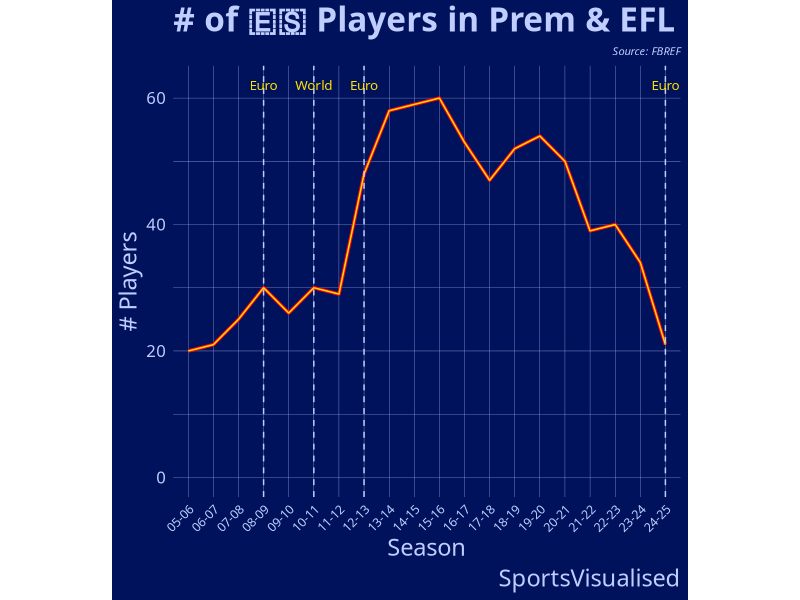

Recreate this plot in R.
# libraries used
library(dplyr)
library(ggplot2)

# setting working directory
setwd("~/Dropbox/Nationalities Project")

# reading in data
nationalities <- read.csv('nationalities.csv', row.names = 1)

# filtering
spain_players <- nationalities %>%
  filter(`Nation` %in% c("es Spain")) %>%
  select( c(2,3,4,6,7)) %>%
  group_by(season) %>%
  summarise(NumPlayers = sum(NumPlayers),Min = sum(Min)) %>%
  mutate(season = paste(substring(season, 3, 5), substring(season, 8, 9), sep = '') )


# setting colours
bcolor <- '#00125B'
tcolor <-  '#c0cdff'


plt <- ggplot(spain_players, aes(x = season, y = NumPlayers, group = 1))  +
  geom_line(color = "#ff0015", linewidth = 1.2) + geom_line(color = "#ffe100", linewidth = 0.5) +   
  geom_vline(xintercept = '10-11', color = tcolor, linetype = "dashed") + 
  annotate("text",label = "World", x = "10-11", y = 62, color = "#ffe100", 
           family = "Avenir", size = 3.4) +
  geom_vline(xintercept = '08-09', color = tcolor, linetype = "dashed") + 
  annotate("text",label = "Euro", x = "08-09", y = 62, color = "#ffe100", 
           family = "Avenir", size = 3.4) +
  geom_vline(xintercept = '12-13', color = tcolor, linetype = "dashed") + 
  annotate("text",label = "Euro", x = "12-13", y = 62, color = "#ffe100", 
           family = "Avenir", size = 3.4) +  
  geom_vline(xintercept = '24-25', color = tcolor, linetype = "dashed") + 
  annotate("text",label = "Euro", x = "24-25", y = 62, color = "#ffe100", 
           family = "Avenir", size = 3.4) +  
  
  labs(title = "# of 🇪🇸 Players in Prem & EFL", x = "Season", y = "# Players", 
       subtitle = "Source: FBREF", caption = "SportsVisualised") +
  theme_minimal()  +
  theme(
    aspect.ratio=0.85,
    text = element_text(family = "Avenir", color = tcolor),
    axis.text.x = element_text(angle = 45, hjust = 1, size = 9, color = tcolor),
    axis.text.y = element_text(size = 12, color = tcolor),
    axis.title.x = element_text( size = 17, color = tcolor),
    axis.title.y = element_text( size = 17, color = tcolor),
    plot.title = element_text( size = 24, face = "bold", color = tcolor, hjust = 0),
    plot.caption = element_text(size = 17, family = "Tektur"),
    plot.subtitle = element_text(size = 8, face = "italic", hjust = 1),
    panel.background = element_rect(fill = bcolor, color = NA), # Plot background
    plot.background = element_rect(fill = bcolor, color = NA),  # Overall plot background
    # Grid lines
    panel.grid.major = element_line(color = tcolor, linewidth = 0.1),    # Major grid lines
    panel.grid.minor = element_line(color = tcolor, linewidth = 0.1),  # Minor grid lines
  ) + expand_limits(y = 0) 
ggsave('spainplayersplot.png', plt, width = 6, height = 6, units = "in", scale = 1)
